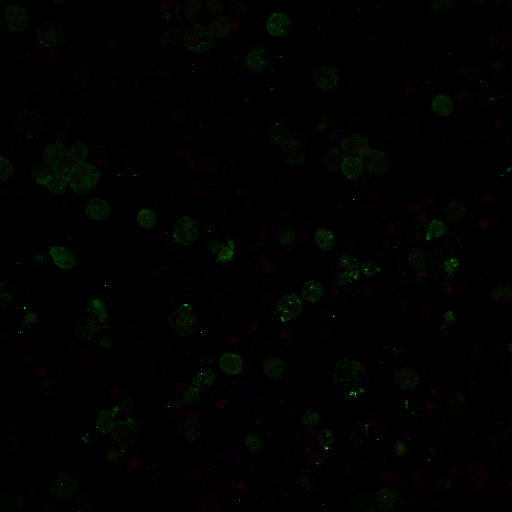
#> input picture data/ogd_cells.tif, 512 x 512 px, found by its file name
$ jupyter execute power-of-thresholds-1.ipynb
#> lines starting #> are read from the running program, lines starting #| are printed output that depends on the picture
# Power of Thresholds Part 1

### Purpose: To introduce the concepts of thresholds within image processing

Created by: Hawley Helmbrecht

Creation Date: 07/21/2020

Last Update:

*Step 1: Necessary Imports*

[cell 1]
import numpy as np
from skimage import io  # importing a specific module from scikit-image

import matplotlib.pyplot as plt

*Step 2: User Inputs*

[cell 2]
# replace the example path from my computer with the path to the image on your computer

cell_im_location = '/Users/hhelmbre/Desktop/packages/textile/example_data/ogd_cells.tif'

Note: The cell image being read in is from the OGD Severity study by Rick Liao, Andrea Joseph, Mengying Zhang, Mike McKenna, Jeremy Filteau, and Hawley Helmbrecht within the Nance lab. It is an image taken from the thalamus with a costain DAPI/PI/Iba

*Step 3: Read in the Image*

[cell 3]
cell_im = io.imread(cell_im_location)
#> cell_im is the input picture: shape (512, 512, 3) uint16; mean R, G, B 24.8, 33.7, 12.3

*Step 4: Viewing the Image*

You may have noticed that this module is starting out the exact same as lesson 4 - and that's because we are going to continue using the same image to solidfy and connect concepts of image procesing on multiple levels.

Even though we already know what this image looks like from our previous module. It is good practice to always view your images to make sure that what you expect to happen is what the computer is actually encountering.

[cell 4]
plt.imshow(cell_im)
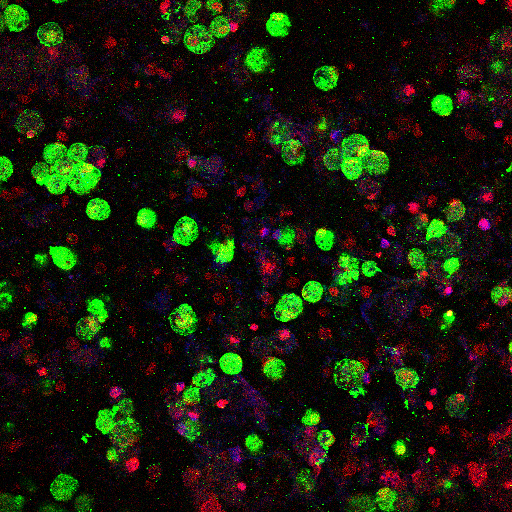
#> shown: shape (512, 512, 3); mean R, G, B 24.6, 28, 12.3

*Step 5: Splitting our channels for Thresholding*

When we threshold, we threshold our color channel separately. They were acquired by different lasers on our confocal and have individual optimal settings for the best (and still accurate) threshold.

[cell 5]
red_cell_im = cell_im[:, :, 0]
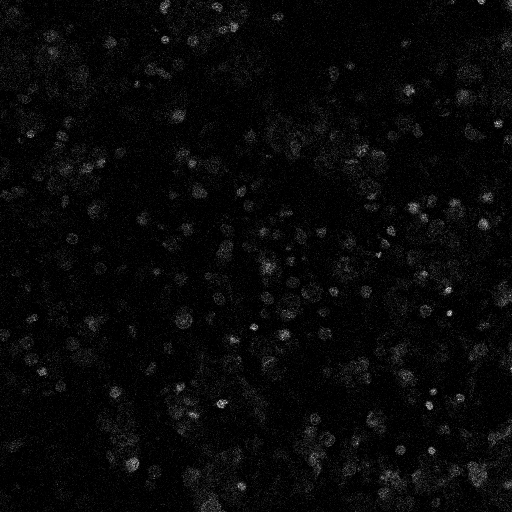
#> red_cell_im: shape (512, 512) uint16; min 0, max 748, mean 24.8; drawn with min black and max white
green_cell_im = cell_im[:, :, 1]
blue_cell_im = cell_im[:, :, 2]
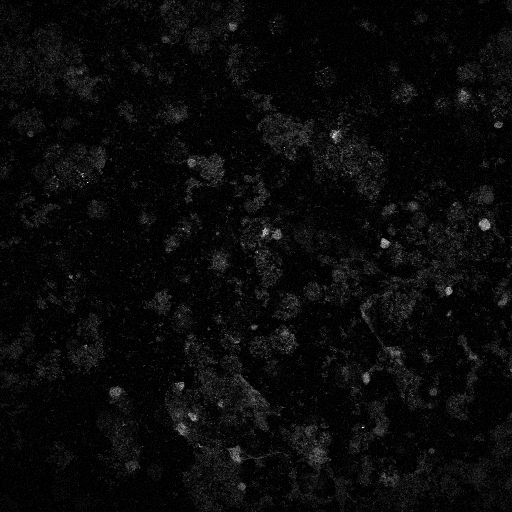
#> blue_cell_im: shape (512, 512) uint16; min 0, max 300, mean 12.3; drawn with min black and max white

Viewing our split channels in grey scale (code from Module 4)

[cell 6]
fig, ax = plt.subplots(2, 2)
ax[0, 0].imshow(red_cell_im, cmap='gray')
ax[0, 0].get_xaxis().set_visible(False)
ax[0, 0].get_yaxis().set_visible(False)
ax[0, 0].set_title('Red Channel - PI')


ax[1, 0].imshow(green_cell_im, cmap='gray')
ax[1, 0].get_xaxis().set_visible(False)
ax[1, 0].get_yaxis().set_visible(False)
ax[1, 0].set_title('Green Channel - Iba1')

ax[0, 1].imshow(blue_cell_im, cmap='gray')
ax[0, 1].get_xaxis().set_visible(False)
ax[0, 1].get_yaxis().set_visible(False)
ax[0, 1].set_title('Blue Channel - Dapi')

ax[1, 1].imshow(cell_im)
ax[1, 1].get_xaxis().set_visible(False)
ax[1, 1].get_yaxis().set_visible(False)
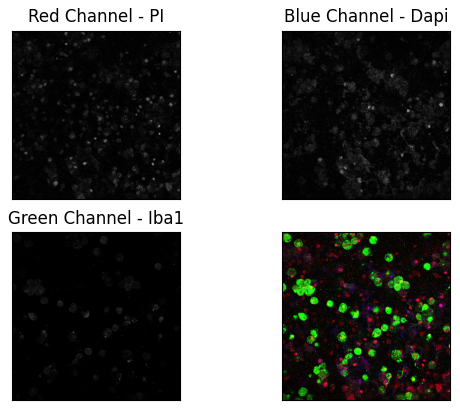
#> figure drawn by matplotlib, 4 panels

*Step 6: A Basic Threshold*

[cell 7]
plt.imshow(green_cell_im, cmap='gray')

After plotting the green channel only above you may realize that what you are seeing doesn't coincide well with the all channel image. In the all channel image, there is clearly a lot of green, but when you are only looking at the green channel barely anything shows up.

This is actually an example of a certain kind of threshold. When Matplotlib takes in color images, it will scale the values from 0 to 1 by default based on the first input that it encounters for single channels. We can overcome this "threshold" by specifynig that we want to display our values from 0 to 255 with the vmin and vmax values below

[cell 8]
plt.imshow(green_cell_im, cmap='gray', vmin=0, vmax=255)

!!!Wow doesn't that look different!!  You can see some gradients from black to white!

What is important to note about this difference that the way that matplot lib shows up the image doesn't change the actual values of the image at all - it *ONLY* changes how we view it.

We can check this by noting that in neither of the plt.imshow code is the green_cell_im redefined.

Let's plot both viewing instances again and check the variable immediately after viewing them.

First, with the matplot lib automatic viewing settings

[cell 9]
plt.imshow(green_cell_im, cmap='gray')

[cell 10]
green_cell_im

Then, let's check with our specified vmin and vmax

[cell 11]
plt.imshow(green_cell_im, cmap='gray', vmin=0, vmax=255)

[cell 12]
green_cell_im

So let's go ahead and specify our vmin and vmax for a better visualization of what we are working with on all our images

[cell 13]
fig, ax = plt.subplots(2, 2)
ax[0, 0].imshow(red_cell_im, cmap='gray', vmin=0, vmax=255)
ax[0, 0].get_xaxis().set_visible(False)
ax[0, 0].get_yaxis().set_visible(False)
ax[0, 0].set_title('Red Channel - PI')


ax[1, 0].imshow(green_cell_im, cmap='gray', vmin=0, vmax=255)
ax[1, 0].get_xaxis().set_visible(False)
ax[1, 0].get_yaxis().set_visible(False)
ax[1, 0].set_title('Green Channel - Iba1')

ax[0, 1].imshow(blue_cell_im, cmap='gray', vmin=0, vmax=255)
ax[0, 1].get_xaxis().set_visible(False)
ax[0, 1].get_yaxis().set_visible(False)
ax[0, 1].set_title('Blue Channel - Dapi')

ax[1, 1].imshow(cell_im, vmin=0, vmax=255)
ax[1, 1].get_xaxis().set_visible(False)
ax[1, 1].get_yaxis().set_visible(False)

This looks very differen't than what we saw before!! But it also seems to match our all channel image better!

This will have introduced you to the power of what those imaging thresholds hold when viewing images with changing any values, but let's go ahead and mess with it a little more.

[cell 14]
plt.imshow(green_cell_im, cmap='gray', vmin=0, vmax=255)

For reference above, we plotting our image with our min and max pixel values.  Let's mess with those values to see what happens.

[cell 15]
plt.imshow(green_cell_im, cmap='gray', vmin=0, vmax=50)

[cell 16]
fig, ax = plt.subplots(2, 2)
ax[0, 0].imshow(green_cell_im, cmap='gray', vmin=0, vmax=255)
ax[0, 0].get_xaxis().set_visible(False)
ax[0, 0].get_yaxis().set_visible(False)
ax[0, 0].set_title('Vmin=0, vmax=255')


ax[1, 0].imshow(green_cell_im, cmap='gray', vmin=0, vmax=200)
ax[1, 0].get_xaxis().set_visible(False)
ax[1, 0].get_yaxis().set_visible(False)
ax[1, 0].set_title('vmin=0, vmax=200')

ax[0, 1].imshow(green_cell_im, cmap='gray', vmin=0, vmax=100)
ax[0, 1].get_xaxis().set_visible(False)
ax[0, 1].get_yaxis().set_visible(False)
ax[0, 1].set_title('vmin=0, vmax=100')

ax[1, 1].imshow(green_cell_im, cmap='gray', vmin=0, vmax=10)
ax[1, 1].get_xaxis().set_visible(False)
ax[1, 1].get_yaxis().set_visible(False)
ax[0, 1].set_title('vmin=0, vmax=10')

Above we only messed with the vmax - what about if we mess with the vmin as well??

[cell 17]
fig, ax = plt.subplots(2, 2)
ax[0, 0].imshow(green_cell_im, cmap='gray', vmin=100, vmax=255)
ax[0, 0].get_xaxis().set_visible(False)
ax[0, 0].get_yaxis().set_visible(False)
ax[0, 0].set_title('Vmin=100, vmax=255')


ax[1, 0].imshow(green_cell_im, cmap='gray', vmin=100, vmax=200)
ax[1, 0].get_xaxis().set_visible(False)
ax[1, 0].get_yaxis().set_visible(False)
ax[1, 0].set_title('vmin=100, vmax=200')

ax[0, 1].imshow(green_cell_im, cmap='gray', vmin=0, vmax=100)
ax[0, 1].get_xaxis().set_visible(False)
ax[0, 1].get_yaxis().set_visible(False)
ax[0, 1].set_title('vmin=50, vmax=100')

ax[1, 1].imshow(green_cell_im, cmap='gray', vmin=0, vmax=10)
ax[1, 1].get_xaxis().set_visible(False)
ax[1, 1].get_yaxis().set_visible(False)
ax[0, 1].set_title('vmin=5, vmax=10')
